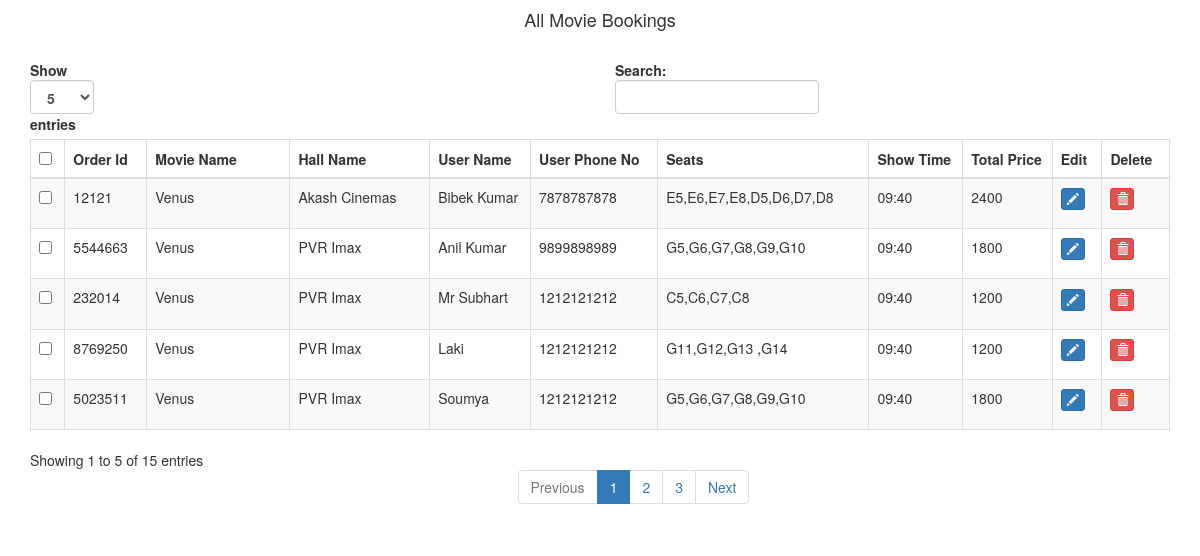
The app's page /curd/all-movie-bookings with its own data.
### mainwebsite/models.py (models this page shows, shortened)
class Movie_booked_by_user(models.Model):
    User=models.ForeignKey(Users,default="",on_delete=models.CASCADE)
    Selected_movie=models.ForeignKey(Movie,default="", on_delete=models.CASCADE)
    Selected_hall=models.ForeignKey(Moviehalls,default="",on_delete=models.CASCADE)
    Order_id=models.CharField(max_length=100, default="")
    user_name=models.CharField(max_length=100, default="")
    user_phone_no=models.CharField(max_length=100, default="")
    user_email=models.CharField(max_length=100, default="")
    Time_slot=models.CharField(max_length=100, default="")
    Each_ticke_tprice=models.CharField(max_length=100, default="")
    Total_ticket_price=models.CharField(max_length=100, default="")
    Total_seats=models.CharField(max_length=100, default="")
    Seat_numbers=models.CharField(max_length=100, default="")
    Booeked_time=models.DateTimeField(auto_now_add=True)
    Is_user_visited=models.BooleanField("Is User Visited Movie",default=False)
    class Meta:
        verbose_name = "Movie Booked By User"

class Movie(models.Model):
    movie_name=models.CharField(max_length=100,default="")
    movie_language=models.CharField(max_length=100,default="")
    movie_Type = models.CharField(max_length=100, default="")
    movie_duration = models.CharField(max_length=100, default="")
    movie_likes = models.CharField(max_length=100, default="")
    movie_Audience_score = models.CharField(max_length=100, default="")
    movie_Rattings = models.CharField(max_length=100, default="")
    movie_screen_type=models.ForeignKey(Allowscreens,default="",on_delete=models.CASCADE)
    movie_summery=models.TextField(max_length=100000,default="")
    movie_Actors = models.ManyToManyField(Actors, default="")
    movie_relase_hall = models.ManyToManyField(Moviehalls, default="")
    movie_thumbnil = models.ImageField(upload_to='mainwebsite/uploadimages/movies/thumbnil', default="")
    movie_big_banner = models.ImageField(upload_to='mainwebsite/uploadimages/movies/banner', default="")
    movie_photo1 = models.ImageField(upload_to='mainwebsite/uploadimages/movies/photos', default="")
    movie_photo2 = models.ImageField(upload_to='mainwebsite/uploadimages/movies/photos', default="")
    movie_photo3 = models.ImageField(upload_to='mainwebsite/uploadimages/movies/photos', default="")
    def __str__(self):
        return self.movie_name
    class Meta:
        verbose_name = "Movie"

class Moviehalls(models.Model):
    hall_name=models.CharField(max_length=100,default="")
    hall_location=models.CharField(max_length=100,default="")
    hall_total_Screens = models.CharField(max_length=100, default="")
    hall_avaliable_screen_type = models.ManyToManyField(Allowscreens,default="")
    def __str__(self):
        return self.hall_name
    class Meta:
        verbose_name = "Movie Hall"

### mainwebsite/views.py (the view)
# urls.py: path('curd/all-movie-bookings',views.all_movie_curd_bookings,name="All Movie Bookings CURD"),
def all_movie_curd_bookings(request):
    movieb = Movie_booked_by_user.objects.all()
    return render(request, "mainwebsite/show.html", {'moviebs': movieb})

### mainwebsite/templates/mainwebsite/show.html (shortened to what this page needs)
{% extends "mainwebsite/base.html" %}
{% block content %}
 <div class="col-md-12">
        <h4 style="text-align: center;">All Movie Bookings</h4>
        <br>
        <div class="table-responsive">
  <table id="bootstrapdatatable" class="table table-striped table-bordered" width="100%">
            <thead>
                <th><input type="checkbox" id="checkall" /></th>
                <th>Order Id</th>
                <th>Movie Name</th>
                <th>Hall Name</th>
                <th>User Name</th>
                <th>User Phone No</th>
                <th>Seats</th>
                <th>Show Time</th>
                <th>Total Price</th>
                <th>Edit</th>
                <th>Delete</th>
             </thead>
   <tbody>
   {% for movieb in moviebs %}
    <tr>
     <td><input type="checkbox" class="checkthis" /></td>
     <td>{{ movieb.Order_id }}</td>
     <td>{{ movieb.Selected_movie }}</td>
     <td>{{ movieb.Selected_hall }}</td>
     <td>{{ movieb.user_name }}</td>
     <td>{{ movieb.user_phone_no }}</td>
     <td>{{ movieb.Seat_numbers }}</td>
     <td>{{ movieb.Time_slot }}</td>
     <td>{{ movieb.Total_ticket_price }}</td>
     <td><p data-placement="top" data-toggle="tooltip" title="Edit"><a href="/curd/movie-bookings/edit/{{ movieb.id }}" class="btn btn-primary btn-xs" data-title="Edit" data-toggle="modal" data-target="#edit" ><span class="glyphicon glyphicon-pencil"></span></a></p></td>
     <td><p data-placement="top" data-toggle="tooltip" title="Delete"><a href="/curd/movie-bookings/delete/{{ movieb.id }}" class="btn btn-danger btn-xs" data-title="Delete" data-toggle="modal" data-target="#delete" ><span class="glyphicon glyphicon-trash"></span></a></p></td>
    </tr>
   {% endfor %}
   </tbody>
  </table>
        </div>
    </div>
{% endblock content %}

### mainwebsite/templates/mainwebsite/base.html (shortened to what this page needs)
<!DOCTYPE html>
<html lang="en">
<head>
{% load static %}
<link href="http://maxcdn.bootstrapcdn.com/bootstrap/3.3.0/css/bootstrap.min.css" rel="stylesheet" id="bootstrap-css">
</head>
<body>
<div class="container">
 <div class="row">
    {% block content %}{% endblock %}
 </div>
</div>
</body>
</html>

### records on screen
Movie_booked_by_user: Order_id "12121", Selected_movie "Venus", Selected_hall "Akash Cinemas", user_name "Bibek Kumar", user_phone_no "7878787878", Seat_numbers "E5,E6,E7,E8,D5,D6,D7,D8", Time_slot "09:40", Total_ticket_price "2400"
Movie_booked_by_user: Order_id "5544663", Selected_movie "Venus", Selected_hall "PVR Imax", user_name "Anil Kumar", user_phone_no "9899898989", Seat_numbers "G5,G6,G7,G8,G9,G10", Time_slot "09:40", Total_ticket_price "1800"
Movie_booked_by_user: Order_id "232014", Selected_movie "Venus", Selected_hall "PVR Imax", user_name "Mr Subhart", user_phone_no "1212121212", Seat_numbers "C5,C6,C7,C8", Time_slot "09:40", Total_ticket_price "1200"
Movie_booked_by_user: Order_id "8769250", Selected_movie "Venus", Selected_hall "PVR Imax", user_name "Laki", user_phone_no "1212121212", Seat_numbers "G11,G12,G13 ,G14", Time_slot "09:40", Total_ticket_price "1200"
Movie_booked_by_user: Order_id "5023511", Selected_movie "Venus", Selected_hall "PVR Imax", user_name "Soumya", user_phone_no "1212121212", Seat_numbers "G5,G6,G7,G8,G9,G10", Time_slot "09:40", Total_ticket_price "1800"
